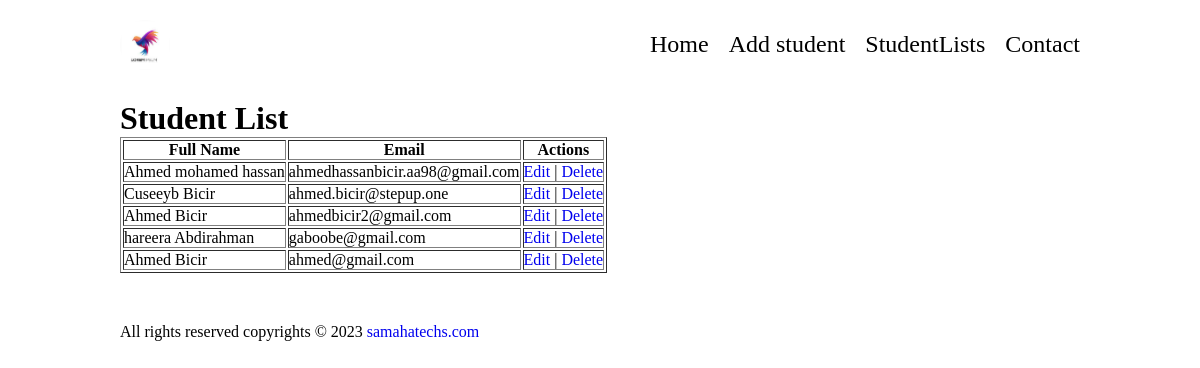
The app's page /list-students with its own data.
### students/models.py (models this page shows, shortened)
class Student(models.Model):
    full_name = models.CharField(max_length=255)
    email = models.EmailField(unique=True)
    password = models.CharField(max_length=255)  # Consider using a hashed password field instead

### students/views.py (the view)
# urls.py: path('list-students', views.list_students, name='list-students'),
def list_students(request):
        students = Student.objects.all()
        return render(request, 'list_students.html', {'students': students})

### templates/list_students.html
{% extends 'base.html' %}
{% block content %}
  <h1>Student List</h1>
  <table border="1">
    <thead>
      <tr>
        <th>Full Name</th>
        <th>Email</th>
        <th>Actions</th>
      </tr>
    </thead>
    <tbody>
      {% for student in students %}
        <tr>
          <td>{{ student.full_name }}</td>
          <td>{{ student.email }}</td>
          <td>
            <a href="{% url 'edit-student' student.id %}">Edit</a> |
            <a href="{% url 'delete-student' student.id %}" onclick="return confirm('Are you sure you want to delete this student?')">Delete</a>
          </td>
        </tr>
      {% empty %}
        <tr>
          <td colspan="3">No students have been added yet.</td>
        </tr>
      {% endfor %}
    </tbody>
  </table>
{% endblock %}

### templates/base.html (shortened to what this page needs)
{% load static %}
<!DOCTYPE html>
<html lang="en">
<head>
    <link rel="stylesheet" href="{% static 'css/styles.css' %}">
    <link rel="stylesheet" href="https://cdnjs.cloudflare.com/ajax/libs/font-awesome/5.11.2/css/all.min.css" />
</head>
<body class="base">
    <header>
        <div class="img">
            <img src="{% static 'images/logo.jpeg' %}" class="logo">
        </div>
        <nav>
            <ul>
                <li><a href="{% url 'home' %}">Home</a></li>
                <li><a href="{% url 'add-student' %}">Add student</a></li>
                <li><a href="{% url 'list-students' %}">StudentLists</a></li>
                <li><a href="{% url 'ContactUs' %}">Contact</a></li>
            </ul>
        </nav>
    </header>
    <main>
        <div class="container">
            {% block content %}
            {% endblock %}
        </div>
    </main>
    <footer>
        <p>
           All rights reserved copyrights &copy; <span id="year"></span> <a href="mailto:gabobe33@gmail.com">samahatechs.com</a>
        </p>
    </footer>
</body>
</html>

### static/css/styles.css (style rules this page uses)
* { margin:0; padding:0; box-sizing: border-box; text-decoration: none; list-style: none; }
.base { width: 80vw; height: 100vh; margin: 20px auto; }
header { display: flex; justify-content: space-between; align-items: center; margin-bottom: 30px; }
nav>ul { display: flex; }
nav>ul>li { margin-left: 20px; }
nav>ul>li>a { font-size: 1.5rem; color:#000; }
.img { width: 50px; height: 50px; }
.logo { width: 100%; border-radius:50%; }
li { line-height: 1.3; }
footer { margin-top: 50px; }
footer>p { font-size: 1rem; }

### records on screen
Student: full_name "Ahmed mohamed hassan", email "ahmedhassanbicir.aa98@gmail.com"
Student: full_name "Cuseeyb Bicir", email "ahmed.bicir@stepup.one"
Student: full_name "Ahmed Bicir", email "ahmedbicir2@gmail.com"
Student: full_name "hareera Abdirahman", email "gaboobe@gmail.com"
Student: full_name "Ahmed Bicir", email "ahmed@gmail.com"
